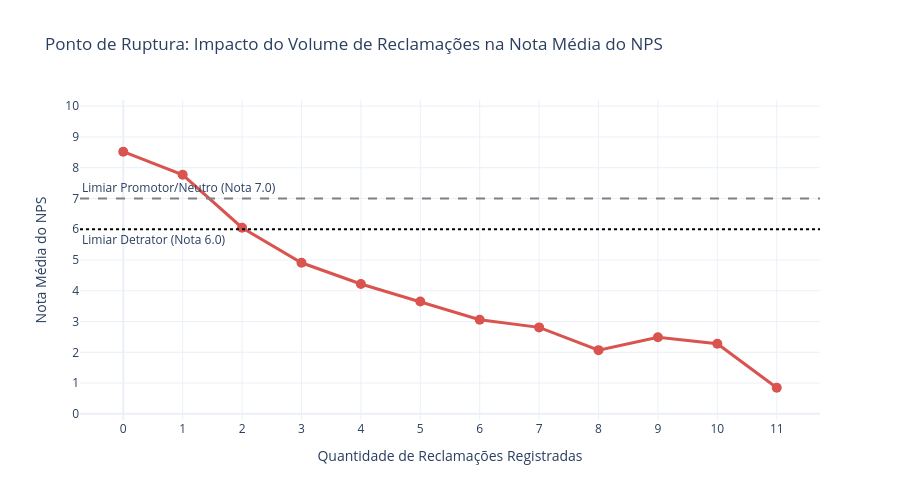

Notebook code for this chart:
### Markdown cell above
### Ponto de Ruptura: Reclamações vs NPS

### Code cell
# 1. Agrupar os dados calculando a média do NPS por quantidade de reclamações
ruptura_reclamacoes = df.groupby('complaints_count')['nps_score'].mean().reset_index()
ruptura_reclamacoes['nps_score'] = ruptura_reclamacoes['nps_score'].round(2)

# 2. Criar o gráfico de linha com marcadores
fig_ruptura_rec = px.line(
    ruptura_reclamacoes,
    x='complaints_count',
    y='nps_score',
    markers=True,
    title='Ponto de Ruptura: Impacto do Volume de Reclamações na Nota Média do NPS',
    labels={
        'complaints_count': 'Quantidade de Reclamações Registradas',
        'nps_score': 'Nota Média do NPS'
    },
    template='plotly_white'
)

# 3. Customizar a linha de tendência (cor vermelha de alerta)
fig_ruptura_rec.update_traces(
    line=dict(color='#d9534f', width=3),
    marker=dict(size=10, color='#d9534f')
)

# 4. Adicionar linhas horizontais de referência (Limiares de nota do NPS)
fig_ruptura_rec.add_hline(
    y=7.0, 
    line_dash="dash", 
    line_color="gray", 
    annotation_text="Limiar Promotor/Neutro (Nota 7.0)", 
    annotation_position="top left"
)

fig_ruptura_rec.add_hline(
    y=6.0, 
    line_dash="dot", 
    line_color="black", 
    annotation_text="Limiar Detrator (Nota 6.0)", 
    annotation_position="bottom left"
)

# 5. Ajustar o layout do gráfico para padrão gerencial
fig_ruptura_rec.update_layout(
    xaxis=dict(
        tickmode='linear',
        tick0=0,
        dtick=1
    ),
    yaxis=dict(
        range=[-0.2, 10.2],
        dtick=1
    ),
    width=900,
    height=500
)

fig_ruptura_rec.show()

### Figure 1 — Plotly figure (JSON) as saved in the notebook; plotly's stock layout.template omitted (floating-point values rounded to 4 significant figures)
{"data": [{"hovertemplate": "Quantidade de Reclamações Registradas=%{x}<br>Nota Média do NPS=%{y}<extra></extra>", "legendgroup": "", "line": {"color": "#d9534f", "dash": "solid", "width": 3}, "marker": {"color": "#d9534f", "size": 10, "symbol": "circle"}, "mode": "lines+markers", "name": "", "orientation": "v", "showlegend": false, "type": "scatter", "x": [0, 1, 2, 3, 4, 5, 6, 7, 8, 9, 10, 11], "xaxis": "x", "y": [8.52, 7.77, 6.05, 4.91, 4.22, 3.65, 3.06, 2.81, 2.07, 2.49, 2.28, 0.85], "yaxis": "y"}], "layout": {"annotations": [{"showarrow": false, "text": "Limiar Promotor/Neutro (Nota 7.0)", "x": 0, "xanchor": "left", "xref": "x domain", "y": 7, "yanchor": "bottom", "yref": "y"}, {"showarrow": false, "text": "Limiar Detrator (Nota 6.0)", "x": 0, "xanchor": "left", "xref": "x domain", "y": 6, "yanchor": "top", "yref": "y"}], "height": 500, "legend": {"tracegroupgap": 0}, "shapes": [{"line": {"color": "gray", "dash": "dash"}, "type": "line", "x0": 0, "x1": 1, "xref": "x domain", "y0": 7, "y1": 7, "yref": "y"}, {"line": {"color": "black", "dash": "dot"}, "type": "line", "x0": 0, "x1": 1, "xref": "x domain", "y0": 6, "y1": 6, "yref": "y"}], "title": {"text": "Ponto de Ruptura: Impacto do Volume de Reclamações na Nota Média do NPS"}, "width": 900, "xaxis": {"anchor": "y", "domain": [0, 1], "dtick": 1, "tick0": 0, "tickmode": "linear", "title": {"text": "Quantidade de Reclamações Registradas"}}, "yaxis": {"anchor": "x", "domain": [0, 1], "dtick": 1, "range": [-0.2, 10.2], "title": {"text": "Nota Média do NPS"}}}}
